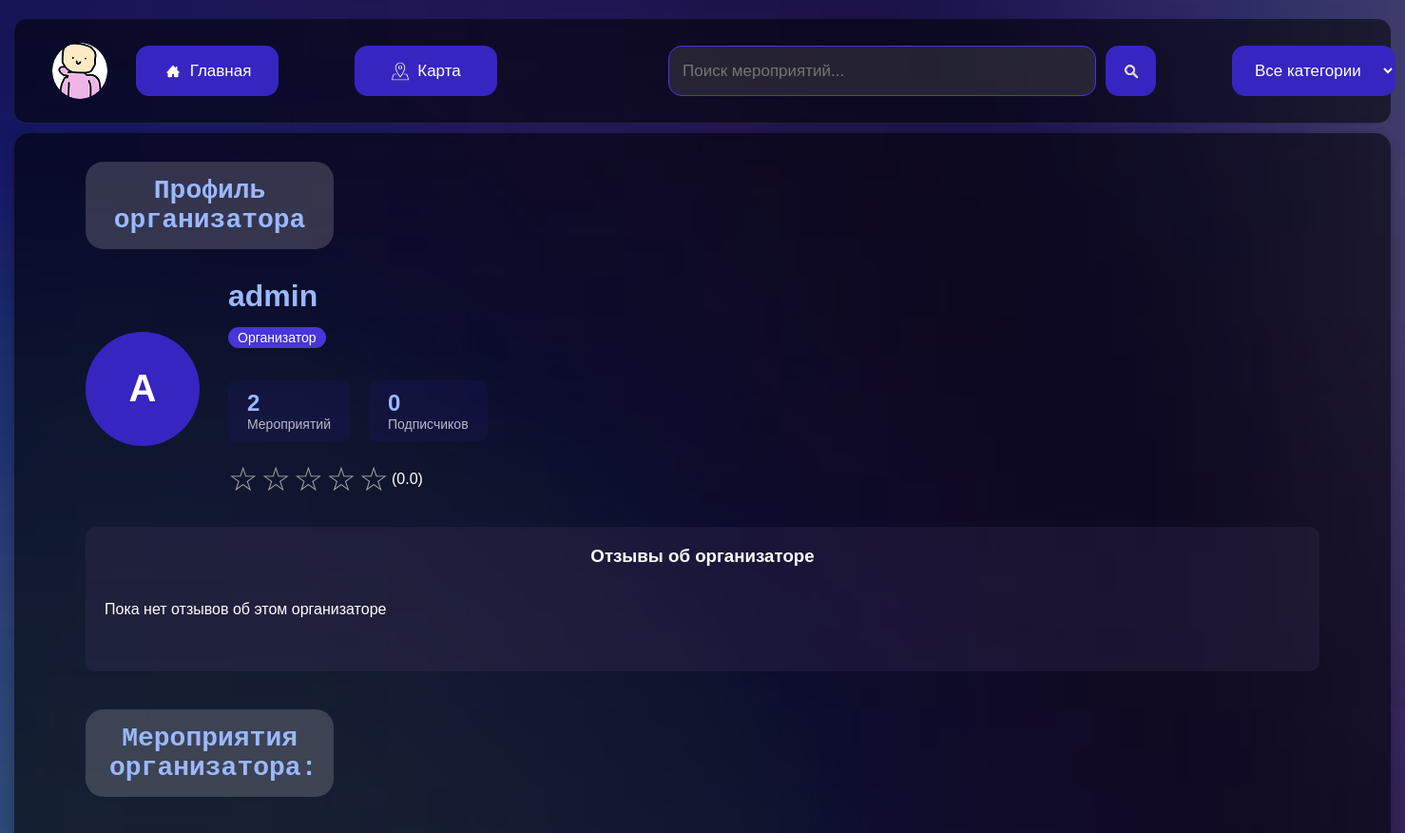
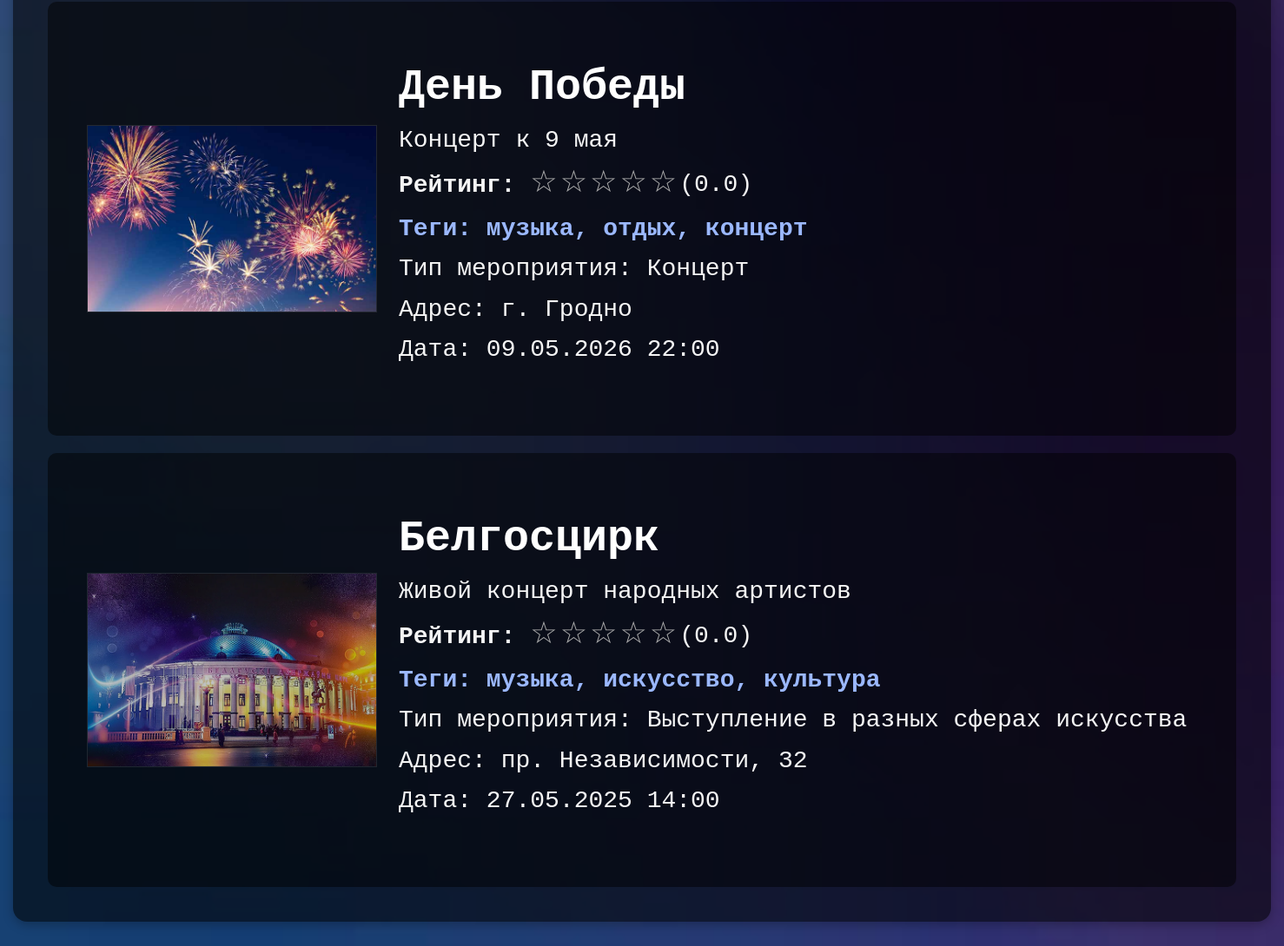
Screenshot of /organizer/1 with the database file from the repository (2 pictures, top to bottom).
### app.py (models this page shows, shortened)
class User(db.Model):
    id = db.Column(db.Integer, primary_key=True)
    username = db.Column(db.String(50), unique=True, nullable=False)
    email = db.Column(db.String(100), unique=True, nullable=False)
    password = db.Column(db.String(100), nullable=False)
    role = db.Column(db.String(20), nullable=False, default='participant')
    is_admin = db.Column(db.Boolean, default=False)
    @hybrid_property
    def avg_rating(self):
        reviews = OrganizerReview.query.filter_by(organizer_id=self.id).all()
        if not reviews:
            return 0
        return sum(review.rating for review in reviews) / len(reviews)

class Event(db.Model):
    id = db.Column(db.Integer, primary_key=True)
    title = db.Column(db.String(100), nullable=False)
    description = db.Column(db.Text, nullable=False)
    organizer_id = db.Column(db.Integer, db.ForeignKey('user.id'), nullable=False)
    format = db.Column(db.String(20), nullable=False)
    location = db.Column(db.String(200))
    date_time = db.Column(db.DateTime, nullable=False)
    duration = db.Column(db.Integer, nullable=False)
    image_url = db.Column(db.String(200))
    lat = db.Column(db.Float)
    lng = db.Column(db.Float)
    event_type = db.Column(db.String(50))
    created_at = db.Column(db.DateTime, default=datetime.utcnow)
    is_active = db.Column(db.Boolean, default=True)
    organizer = db.relationship('User', backref='events')
    tags = db.relationship('Tag', secondary='event_tag', backref='events')
    reviews = db.relationship('EventReview', back_populates='event', lazy=True)
    @hybrid_property
    def avg_rating(self):
        reviews_list = db.session.query(EventReview).filter(EventReview.event_id == self.id).all()
        if not reviews_list:
            return 0
        return sum(review.rating for review in reviews_list) / len(reviews_list)

### app.py (the view, shortened to what this page needs)
@app.route('/organizer/<int:organizer_id>')
def organizer_profile(organizer_id):
    try:
        organizer = db.session.query(User).options(
            joinedload(User.subscribers)
        ).get(organizer_id)
        if not organizer:
            flash('Пользователь не найден', 'error')
            return redirect(url_for('home'))
        if organizer.role != 'organizer':
            flash('Этот пользователь не является организатором', 'info')
            return redirect(url_for('home'))
        events = db.session.query(Event).filter(
            Event.organizer_id == organizer_id,
            Event.is_active == True
        ).order_by(Event.date_time.desc()).all()
        is_subscribed = False
        organizer_reviews = OrganizerReview.query.filter_by(
            organizer_id=organizer_id
        ).order_by(OrganizerReview.created_at.desc()).all()
        return render_template(
            'organizer_profile.html',
            organizer=organizer,
            events=events,
            subscribers_count=len(organizer.subscribers),
            is_subscribed=is_subscribed,
            organizer_reviews=organizer_reviews
        )
    except Exception as e:
        app.logger.error(f"Error in organizer_profile: {str(e)}")
        flash('Произошла ошибка при загрузке страницы', 'error')
        return redirect(url_for('home'))

### templates/organizer_profile.html (shortened to what this page needs)
<!DOCTYPE html>
<html lang="ru">
<head>
    <link rel="stylesheet" href="{{ url_for('static', filename='styles.css') }}">
</head>
<body>
<div class="header">
    <div class="user-container" id="userContainer">
        <div class="user-circle"></div>
    </div>
    <div class="org-menu-buttons">
        <a href="{{ url_for('home') }}" class="menu-btn map-btn">
            <img src="{{ url_for('static', filename='images/home.png') }}" alt="Главная" class="icon home-icon">
            Главная
        </a>
        <a href="{{ url_for('show_map') }}" class="menu-btn map-btn">
            <img src="{{ url_for('static', filename='images/map.png') }}" alt="Карта" class="icon">
            Карта
        </a>
        <div class="search-container">
            <form method="GET" action="{{ url_for('home') }}" class="search-form">
                <input class="search-input" type="text" name="search" placeholder="Поиск мероприятий..."
                       value="{{ search_query|default('') }}">
                <button class="search-btn menu-btn" type="submit">
                    <img src="{{ url_for('static', filename='images/search.png') }}" alt="Поиск" class="icon">
                </button>
            </form>
        </div>
        <form method="GET" action="{{ url_for('organizer_profile', organizer_id=organizer.id) }}" style="display: inline;">
            <select class="menu-btn" onchange="filterPosts('tag', this.value)">
                <option value="">Все категории</option>
            </select>
        </form>
    </div>
</div>
<div class="posts-wrapper">
    <div class="posts-header">
        <h2>Профиль организатора</h2>
    </div>
    {% if not organizer %}
        <div class="error-message">
            Организатор не найден
            <a href="{{ url_for('home') }}">Вернуться на главную</a>
        </div>
    {% else %}
        <div class="organizer-header" style="margin: 30px 55px;">
            <div class="organizer-avatar">
                {{ organizer.username[0]|upper }}
            </div>
            <div class="organizer-info">
                <h1>{{ organizer.username }}</h1>
                <p class="role-badge">Организатор</p>
                <div class="stats">
                    <div class="stat">
                        <span class="stat-number">{{ events|length }}</span>
                        <span class="stat-label">Мероприятий</span>
                    </div>
                    <div class="stat">
                        <span class="stat-number">{{ subscribers_count }}</span>
                        <span class="stat-label">Подписчиков</span>
                    </div>
                </div>
                <div class="organizer-rating">
                    <span class="rating">
                        {% for i in range(5) %}
                            {% if i < organizer.avg_rating|int %}
                                <span class="star filled">★</span>
                            {% else %}
                                <span class="star">☆</span>
                            {% endif %}
                        {% endfor %}
                        ({{ "%.1f"|format(organizer.avg_rating) }})
                    </span>
                </div>
            </div>
        </div>
        <div class="organizer-reviews" style="margin: 30px 55px;">
            <h3>Отзывы об организаторе</h3>
            <div class="reviews-container">
                {% if not organizer_reviews %}
                <p>Пока нет отзывов об этом организаторе</p>
                {% endif %}
            </div>
        </div>
        <div style="background: transparent; padding: 0;">
            <div class="posts-header" style="margin: 40px 0 20px 55px;">
                <h2>Мероприятия организатора:</h2>
            </div>
            {% if events %}
                <div class="organizer-posts-container">
                    {% for event in events %}
                        <div class="organizer-post" onclick="showModal(
                                '{{ event.title }}',
                                '{{ event.description }}',
                                '{{ event.location }}',
                                '{{ event.tags|map(attribute="name")|join(", ") }}',
                                '{{ event.event_type }}',
                                {{ event.lat|default(0) }},
                                {{ event.lng|default(0) }},
                                '{% if event.title == 'Концерт в Минске' %}{{ url_for("static", filename="images/event1.png") }}{% elif event.title == 'Выставка картин' %}{{ url_for("static", filename="images/event2.png") }}{% elif event.image_url %}{{ url_for("static", filename="uploads/" + event.image_url.split("/")[-1]) }}{% else %}{{ url_for("static", filename="images/default-event.jpg") }}{% endif %}',
                                '{{ organizer.username }}',
                                {{ organizer.id }},
                                '{{ event.date_time.strftime("%Y-%m-%d %H:%M") }}',
                                {{ event.id }}
                                )">
                            <img class="post-image"
                                 src="{% if event.title == 'Концерт в Минске' %}
                                     {{ url_for('static', filename='images/event1.png') }}
                                  {% elif event.title == 'Выставка картин' %}
                                     {{ url_for('static', filename='images/event2.png') }}
                                  {% elif event.image_url %}
                                     {{ url_for('static', filename='uploads/' + event.image_url.split('/')[-1]) }}
                                  {% else %}
                                     {{ url_for('static', filename='images/default-event.jpg') }}
                                  {% endif %}"
                                 alt="{{ event.title }}">
                            <div class="post-content">
                                <h3>{{ event.title }}</h3>
                                <p>{{ event.description|truncate(100) }}</p>
                                <p><strong>Рейтинг:</strong>
                                    <span class="rating">
                                        {% for i in range(5) %}
                                            {% if i < event.avg_rating|int %}
                                                <span class="star filled">★</span>
                                            {% else %}
                                                <span class="star">☆</span>
                                            {% endif %}
                                        {% endfor %}
                                        ({{ "%.1f"|format(event.avg_rating) }})
                                    </span>
                                </p>
                                <p class="tags" style="color: #9BB8FF; font-weight: bold;">
                                    Теги: {{ event.tags|map(attribute='name')|join(', ') }}
                                </p>
                                <p>Тип мероприятия: {{ event.event_type }}</p>
                                <p>Адрес: {{ event.location }}</p>
                                <p>Дата: {{ event.date_time.strftime("%d.%m.%Y %H:%M") }}</p>
                            </div>
                        </div>
                    {% endfor %}
                </div>
            {% else %}
                <p class="no-events" style="text-align: center; font-size: 24px; margin: 50px 0;">Нет мероприятий</p>
            {% endif %}
        </div>
    {% endif %}
</div>
</body>
</html>

### static/styles.css (style rules this page uses)
body { margin: 0; padding: 0; background: url("../static/images/gradient.png") no-repeat center center fixed; background-size: cover; color: #ffffff; font-family: 'Roboto Mono', sans-serif; }
.header { position: absolute; background: rgba(0, 0, 0, 0.54); padding: 25px 20px; display: flex; align-items: center; justify-content: space-between; width: calc(100% - 30px); border-radius: 14px; top: 20px; left: 15px; z-index: 1000; transform: translateY(0); transition: transform 0.2s ease-out; will-change: transform; border-bottom: 1px solid rgba(255, 255, 255, 0.1); box-sizing: border-box; gap: 30px; }
.user-container { position: relative; display: inline-block; margin-left: 20px; }
.user-circle { width: 58px; height: 59px; background: url("../static/images/avatarka.png") no-repeat center center/cover; border-radius: 50%; cursor: pointer; }
.org-menu-buttons { display: flex; gap: 80px; align-items: center; margin-right: 20px; }
.menu-btn { display: flex; align-items: center; justify-content: center; gap: 8px; padding: 0 20px; background: #3725C1; border: none; color: white; cursor: pointer; border-radius: 14px; transition: background 0.3s ease; text-decoration: none; font-size: 17px; height: 53px; box-sizing: border-box; }
.map-btn { width: 150px; min-width: 120px; justify-content: center; }
.menu-btn img.icon { width: 20px; height: 20px; }
.search-container { display: flex; align-items: center; margin-left: 100px; }
.search-form { display: flex; align-items: center; gap: 10px; height: 53px; }
.search-input { padding: 0 14px; background: rgba(80, 80, 80, 0.37); border: 1.6px solid #4835DB; color: rgba(255, 255, 255, 0.46); border-radius: 14px; font-size: 17px; outline: none; height: 100%; width: 450px; box-sizing: border-box; line-height: 1.5; }
.search-btn { background: #3725C1; border: none; border-radius: 14px; padding: 0 15px; cursor: pointer; display: flex; align-items: center; justify-content: center; transition: background 0.3s ease; height: 53px; width: 53px; box-sizing: border-box; }
.search-btn img.icon { width: 20px; height: 20px; vertical-align: middle; }
.posts-header { background: rgba(201, 201, 201, 0.22); width: 15%; border-radius: 19px; padding: 15px 25px; text-align: center; margin: 10px 0 31px 55px; }
.posts-header h2 { font-family: 'Roboto Mono', monospace; font-size: 28px; color: #9BB8FF; margin: 0; font-weight: 700; }
.posts-wrapper { width: calc(100% - 70px); margin: 140px 15px; background: rgba(0, 0, 0, 0.57); border-radius: 16px; padding: 20px; box-shadow: 0 4px 12px rgba(0, 0, 0, 0.25); min-height: 700px; }
.post-image { width: 25%; height: auto; max-height: 250px; margin: 0 25px; object-fit: cover; object-position: center; align-self: center; border: 1px solid rgba(255, 255, 255, 0.1); }
.post-content { width: 70%; height: 100%; display: flex; flex-direction: column; justify-content: flex-start; font-family: 'Roboto Mono', monospace; overflow-y: auto; }
.post-content h3 { font-family: 'Roboto Mono', monospace; font-size: 50px; margin-bottom: 10px; font-weight: 700; color: #ffffff; }
.post-content p { font-family: 'Roboto Mono', monospace; font-size: 28px; margin: 5px 0; line-height: 1.3; color: #F5F5F5; }
.tags { font-size: 14px; font-weight: bold; color: #9BB8FF; }
.organizer-header { display: flex; gap: 30px; margin-bottom: 40px; }
.organizer-avatar { width: 120px; height: 120px; border-radius: 50%; background: #3725C1; display: flex; align-items: center; justify-content: center; color: white; font-size: 40px; font-weight: bold; }
.organizer-info h1 { margin: 0; color: #9BB8FF; }
.role-badge { display: inline-block; background: #4835DB; color: white; padding: 3px 10px; border-radius: 12px; font-size: 14px; }
.stats { display: flex; gap: 20px; margin: 20px 0; }
.stat { background: rgba(55, 37, 193, 0.1); padding: 10px 20px; border-radius: 8px; }
.stat-number { font-size: 24px; font-weight: bold; color: #9BB8FF; }
.stat-label { display: block; font-size: 14px; color: rgba(255, 255, 255, 0.7); }
.organizer-header { display: flex; gap: 30px; margin-bottom: 40px; align-items: center; }
.reviews-container, #event-reviews { margin-bottom: 20px; max-height: 300px; overflow-y: auto; }
.rating { display: inline-flex; align-items: center; }
.star { color: #aaa; font-size: 35px; margin-right: 3px; }
.organizer-reviews { background: rgba(83, 63, 106, 0.2); border-radius: 10px; padding: 20px; margin-top: 30px; }
.organizer-reviews h3 { margin-top: 0; margin-bottom: 20px; color: #ffffff; text-align: center; }

### rows the page displays
User: username "A", username "admin"
Event: image_url+title (picture), title "День Победы", description "Концерт к 9 мая", avg_rating "0.0", tags|map "музыка, отдых, концерт", event_type "Концерт", location "г. Гродно", date_time "09.05.2026 22:00"
Event: image_url+title (picture), title "Белгосцирк", description "Живой концерт народных артистов", avg_rating "0.0", tags|map "музыка, искусство, культура", event_type "Выступление в разных сферах искусства", location "пр. Независимости, 32", date_time "27.05.2025 14:00"

### other values shown
{{ events|length }} "2"
{{ subscribers_count }} "0"
{{ "%.1f"|format(organizer.avg_rating) }} "0.0"
